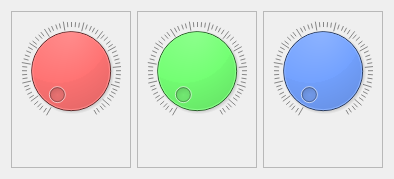
            <widget class="QWidget" name="rgb_page">
             <layout class="QHBoxLayout" name="horizontalLayout_4">
              <item>
               <widget class="QFrame" name="frame_6">
                <property name="frameShape">
                 <enum>QFrame::StyledPanel</enum>
                </property>
                <property name="frameShadow">
                 <enum>QFrame::Raised</enum>
                </property>
                <layout class="QVBoxLayout" name="verticalLayout_4">
                 <item>
                  <widget class="QDial" name="red">
                   <property name="styleSheet">
                    <string notr="true">QDial {
    background-color: rgb(255, 0, 0);
    border: 2px solid #61afef;
    border-radius: 10px;
}

QDial::handle {
    background-color: #61afef;
    border: 2px solid #282c34;
    width: 14px;
    height: 14px;
    border-radius: 7px;
}

QDial::groove {
    background-color: #282c34;
    border: 2px solid #61afef;
    border-radius: 10px;
}

QDial::chunk {
    background-color: #61afef;
    border-radius: 10px;
    width: 2px;
    margin: 3px;
}</string>
                   </property>
                   <property name="maximum">
                    <number>255</number>
                   </property>
                   <property name="wrapping">
                    <bool>false</bool>
                   </property>
                   <property name="notchesVisible">
                    <bool>true</bool>
                   </property>
                  </widget>
                 </item>
                 <item>
                  <widget class="QLabel" name="label">
                   <property name="font">
                    <font>
                     <pointsize>20</pointsize>
                    </font>
                   </property>
                   <property name="styleSheet">
                    <string notr="true">QLabel
{
	color: rgb(255, 0, 0);
}</string>
                   </property>
                   <property name="text">
                    <string/>
                   </property>
                   <property name="alignment">
                    <set>Qt::AlignCenter</set>
                   </property>
                  </widget>
                 </item>
                </layout>
               </widget>
              </item>
              <item>
               <widget class="QFrame" name="frame_7">
                <property name="frameShape">
                 <enum>QFrame::StyledPanel</enum>
                </property>
                <property name="frameShadow">
                 <enum>QFrame::Raised</enum>
                </property>
                <layout class="QVBoxLayout" name="verticalLayout_5">
                 <item>
                  <widget class="QDial" name="green">
                   <property name="styleSheet">
                    <string notr="true">QDial {
    background-color: rgb(0, 255, 0);
    border: 2px solid #61afef;
    border-radius: 10px;
}

QDial::handle {
    background-color: #61afef;
    border: 2px solid #282c34;
    width: 14px;
    height: 14px;
    border-radius: 7px;
}

QDial::groove {
    background-color: #282c34;
    border: 2px solid #61afef;
    border-radius: 10px;
}

QDial::chunk {
    background-color: #61afef;
    border-radius: 10px;
    width: 2px;
    margin: 3px;
}</string>
                   </property>
                   <property name="maximum">
                    <number>255</number>
                   </property>
                   <property name="wrapping">
                    <bool>false</bool>
                   </property>
                   <property name="notchesVisible">
                    <bool>true</bool>
                   </property>
                  </widget>
                 </item>
                 <item>
                  <widget class="QLabel" name="label_2">
                   <property name="font">
                    <font>
                     <pointsize>20</pointsize>
                    </font>
                   </property>
                   <property name="styleSheet">
                    <string notr="true">QLabel
{
	color:rgb(85, 255, 0);
}</string>
                   </property>
                   <property name="text">
                    <string/>
                   </property>
                   <property name="alignment">
                    <set>Qt::AlignCenter</set>
                   </property>
                  </widget>
                 </item>
                </layout>
               </widget>
              </item>
              <item>
               <widget class="QFrame" name="frame_8">
                <property name="frameShape">
                 <enum>QFrame::StyledPanel</enum>
                </property>
                <property name="frameShadow">
                 <enum>QFrame::Raised</enum>
                </property>
                <layout class="QVBoxLayout" name="verticalLayout_6">
                 <item>
                  <widget class="QDial" name="blue">
                   <property name="styleSheet">
                    <string notr="true">QDial {
    background-color: rgb(0, 85, 255);
    border: 2px solid #61afef;
    border-radius: 10px;
}

QDial::handle {
    background-color: #61afef;
    border: 2px solid #282c34;
    width: 14px;
    height: 14px;
    border-radius: 7px;
}

QDial::groove {
    background-color: #282c34;
    border: 2px solid #61afef;
    border-radius: 10px;
}

QDial::chunk {
    background-color: #61afef;
    border-radius: 10px;
    width: 2px;
    margin: 3px;
}</string>
                   </property>
                   <property name="maximum">
                    <number>255</number>
                   </property>
                   <property name="pageStep">
                    <number>10</number>
                   </property>
                   <property name="orientation">
                    <enum>Qt::Horizontal</enum>
                   </property>
                   <property name="invertedAppearance">
                    <bool>false</bool>
                   </property>
                   <property name="invertedControls">
                    <bool>false</bool>
                   </property>
                   <property name="wrapping">
                    <bool>false</bool>
                   </property>
                   <property name="notchesVisible">
                    <bool>true</bool>
                   </property>
                  </widget>
                 </item>
                 <item>
                  <widget class="QLabel" name="label_3">
                   <property name="font">
                    <font>
                     <pointsize>20</pointsize>
                    </font>
                   </property>
                   <property name="styleSheet">
                    <string notr="true">QLabel
{
	color: rgb(0, 85, 255);
}</string>
                   </property>
                   <property name="text">
                    <string/>
                   </property>
                   <property name="alignment">
                    <set>Qt::AlignCenter</set>
                   </property>
                  </widget>
                 </item>
                </layout>
               </widget>
              </item>
             </layout>
            </widget>
